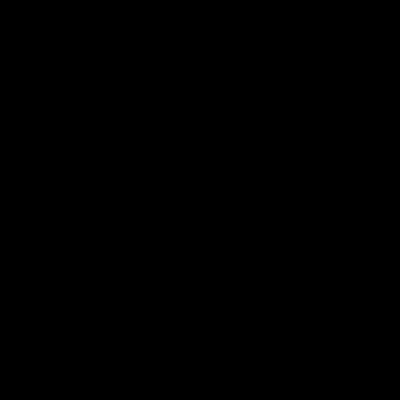
Frame 1 (no input)
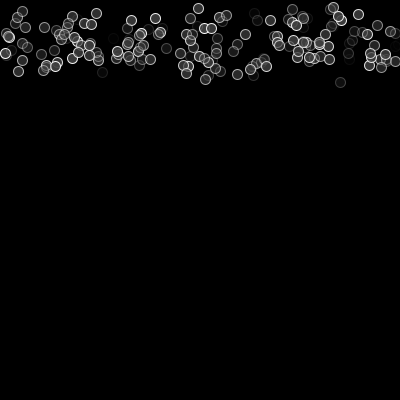
Frame 60 (the mouse pressed at the canvas centre just before this capture)
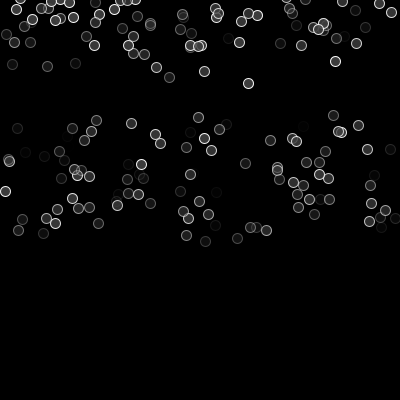
Frame 120 (the mouse held since frame 60 and released just before this capture)

The Processing sketch that drew these frames (run headless with seeded random() and noise(); from frame 60 on, the mouse is pressed at the canvas centre):

// Processing sketch: processing_142727
// ── processing_142727.pde

//adjust wind with keys 'w' and 'W'

Particle[] particles = new Particle[200];

void setup()
{
  size(400,400);
  smooth();
  
  // Create the particles
  for (int i=0; i<particles.length; i++) {
    particles[i] = new Particle();
  }
}

void draw()
{
  background(0);
  // Draw and update however many have been allowed to enter
  for (int i=0; i<particles.length; i++) particles[i].draw();
  for (int i=0; i<particles.length; i++) particles[i].update();
}

class Particle {
  float x, y;    // current position
  float vx,vy;  // velocity
  float timer;   // time left before estinguishing
  float dt = 2;  // estinguishing speed
  float g = 0.02; // gravity
  float r = 5;   // radius
  boolean on=false;
  
  Particle() { }

  // Place at original position, fully opaque, with random vertical velocity
  void initialize()
  {
    on = true;
    x = random(width); y = random(-30,-5);
  vy = random(0,1);
  vx=0;
    timer = 255;
    dt = random(0.1,5);
  }
  
  void draw()
  {
    if(!on) return;
    fill(64,timer); stroke(255,timer);
    ellipse(x,y,2*r,2*r);
  }
  
  void update()
  {
    // initialize if necessary 
    if(!on) { if(random(0,1) < 0.5) initialize(); return; }
    
    timer -= dt;    // decay the transparency
    
    //gravity
    vy += g;
    y += vy;
    
    //wind
    keyPressed();
    x += vx;
    // When exit screen or totally transparent, re-initialize
    if (timer < 0) {
      on = false;
    }
  }
  
  void keyPressed() 
  {
    if (key=='w') {vx-=0.01;}
    if (key=='W') {vx+=0.01;}
    //constrain wind
    if (vx<-0.5) {vx=-0.5;}
    if (vx>0.5) {vx=0.5;}
}
}
